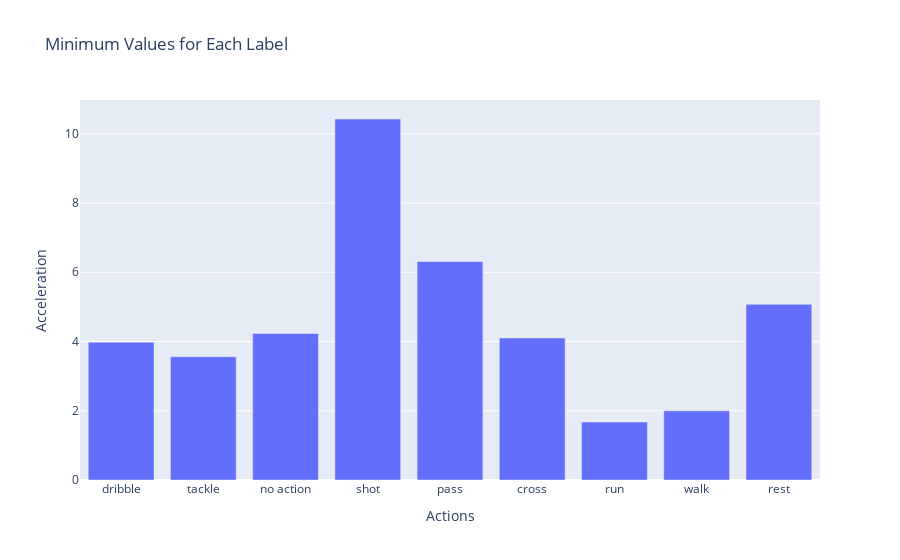
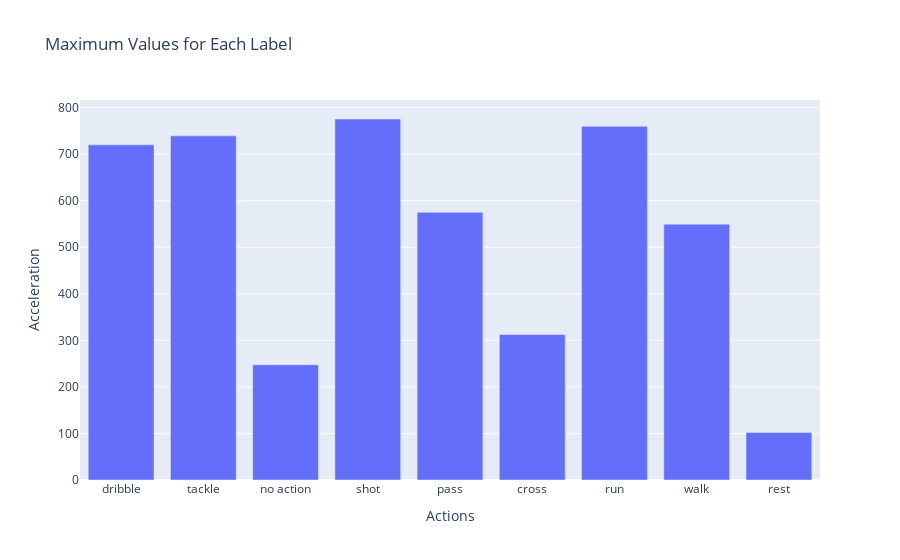
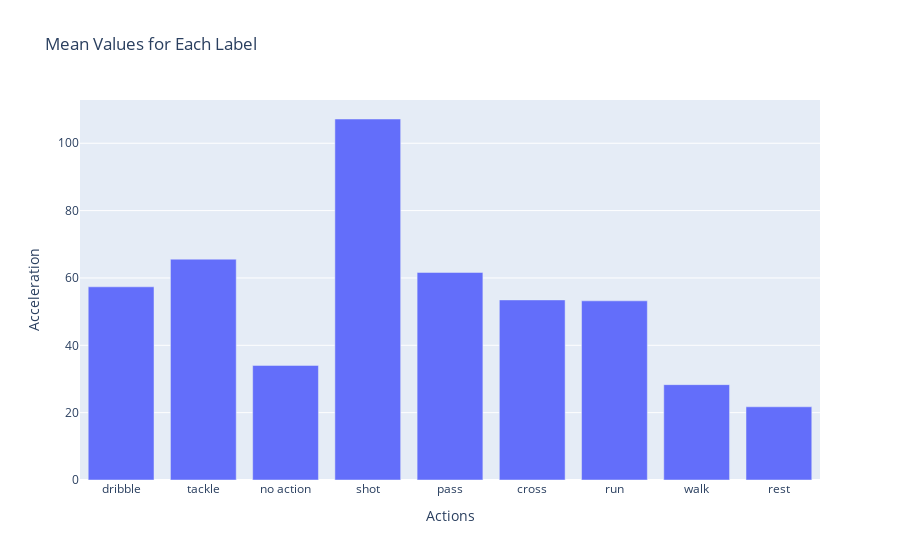
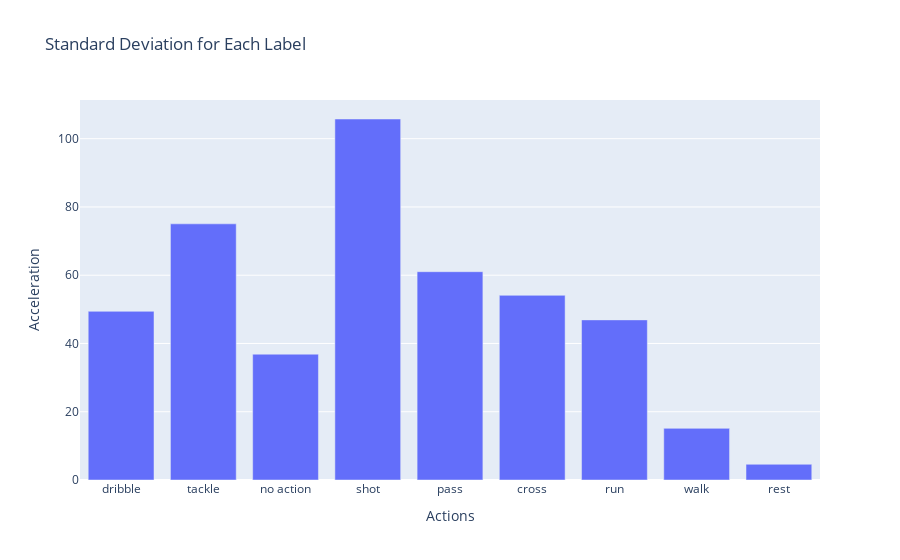

Notebook source saved alongside these figures, in order:
### Markdown cell above
## Generating Bar Charts for Acceleration Data Statistics :

### Code cell
import plotly.express as px

# Extract labels and corresponding statistics
labels = list(statistics.keys())
min_values = [stats['min'] for stats in statistics.values()]
max_values = [stats['max'] for stats in statistics.values()]
mean_values = [stats['mean'] for stats in statistics.values()]
std_deviation_values = [stats['std_deviation'] for stats in statistics.values()]

# Create bar charts for each statistic with dynamic labels
def create_bar_chart(data, title, ylabel):
    fig = px.bar(x=labels, y=data, title=title, labels={'x': 'Actions', 'y': 'Acceleration'})
    fig.show()

# Create bar charts for each statistic
create_bar_chart(min_values, 'Minimum Values for Each Label', 'Min')
create_bar_chart(max_values, 'Maximum Values for Each Label', 'Max')
create_bar_chart(mean_values, 'Mean Values for Each Label', 'Mean')
create_bar_chart(std_deviation_values, 'Standard Deviation for Each Label', 'Std Deviation')

### Figure 1 — Plotly figure (JSON) as saved in the notebook; plotly's stock layout.template omitted (floating-point values rounded to 4 significant figures)
{"data": [{"alignmentgroup": "True", "hovertemplate": "Actions=%{x}<br>Acceleration=%{y}<extra></extra>", "legendgroup": "", "marker": {"color": "#636efa", "pattern": {"shape": ""}}, "name": "", "offsetgroup": "", "orientation": "v", "showlegend": false, "textposition": "auto", "type": "bar", "x": ["dribble", "tackle", "no action", "shot", "pass", "cross", "run", "walk", "rest"], "xaxis": "x", "y": [3.98, 3.561, 4.233, 10.43, 6.311, 4.101, 1.675, 2.0, 5.073], "yaxis": "y"}], "layout": {"barmode": "relative", "legend": {"tracegroupgap": 0}, "title": {"text": "Minimum Values for Each Label"}, "xaxis": {"anchor": "y", "domain": [0, 1], "title": {"text": "Actions"}}, "yaxis": {"anchor": "x", "domain": [0, 1], "title": {"text": "Acceleration"}}}}

### Figure 2 — Plotly figure (JSON) as saved in the notebook; plotly's stock layout.template omitted (floating-point values rounded to 4 significant figures)
{"data": [{"alignmentgroup": "True", "hovertemplate": "Actions=%{x}<br>Acceleration=%{y}<extra></extra>", "legendgroup": "", "marker": {"color": "#636efa", "pattern": {"shape": ""}}, "name": "", "offsetgroup": "", "orientation": "v", "showlegend": false, "textposition": "auto", "type": "bar", "x": ["dribble", "tackle", "no action", "shot", "pass", "cross", "run", "walk", "rest"], "xaxis": "x", "y": [719.9, 739.3, 247.4, 775.5, 574.9, 312.6, 759.9, 549.6, 101.9], "yaxis": "y"}], "layout": {"barmode": "relative", "legend": {"tracegroupgap": 0}, "title": {"text": "Maximum Values for Each Label"}, "xaxis": {"anchor": "y", "domain": [0, 1], "title": {"text": "Actions"}}, "yaxis": {"anchor": "x", "domain": [0, 1], "title": {"text": "Acceleration"}}}}

### Figure 3 — Plotly figure (JSON) as saved in the notebook; plotly's stock layout.template omitted (floating-point values rounded to 4 significant figures)
{"data": [{"alignmentgroup": "True", "hovertemplate": "Actions=%{x}<br>Acceleration=%{y}<extra></extra>", "legendgroup": "", "marker": {"color": "#636efa", "pattern": {"shape": ""}}, "name": "", "offsetgroup": "", "orientation": "v", "showlegend": false, "textposition": "auto", "type": "bar", "x": ["dribble", "tackle", "no action", "shot", "pass", "cross", "run", "walk", "rest"], "xaxis": "x", "y": [57.37, 65.58, 34.03, 107.2, 61.64, 53.48, 53.21, 28.32, 21.74], "yaxis": "y"}], "layout": {"barmode": "relative", "legend": {"tracegroupgap": 0}, "title": {"text": "Mean Values for Each Label"}, "xaxis": {"anchor": "y", "domain": [0, 1], "title": {"text": "Actions"}}, "yaxis": {"anchor": "x", "domain": [0, 1], "title": {"text": "Acceleration"}}}}

### Figure 4 — Plotly figure (JSON) as saved in the notebook; plotly's stock layout.template omitted (floating-point values rounded to 4 significant figures)
{"data": [{"alignmentgroup": "True", "hovertemplate": "Actions=%{x}<br>Acceleration=%{y}<extra></extra>", "legendgroup": "", "marker": {"color": "#636efa", "pattern": {"shape": ""}}, "name": "", "offsetgroup": "", "orientation": "v", "showlegend": false, "textposition": "auto", "type": "bar", "x": ["dribble", "tackle", "no action", "shot", "pass", "cross", "run", "walk", "rest"], "xaxis": "x", "y": [49.41, 75.05, 36.86, 105.8, 61.03, 54.1, 46.91, 15.13, 4.603], "yaxis": "y"}], "layout": {"barmode": "relative", "legend": {"tracegroupgap": 0}, "title": {"text": "Standard Deviation for Each Label"}, "xaxis": {"anchor": "y", "domain": [0, 1], "title": {"text": "Actions"}}, "yaxis": {"anchor": "x", "domain": [0, 1], "title": {"text": "Acceleration"}}}}
